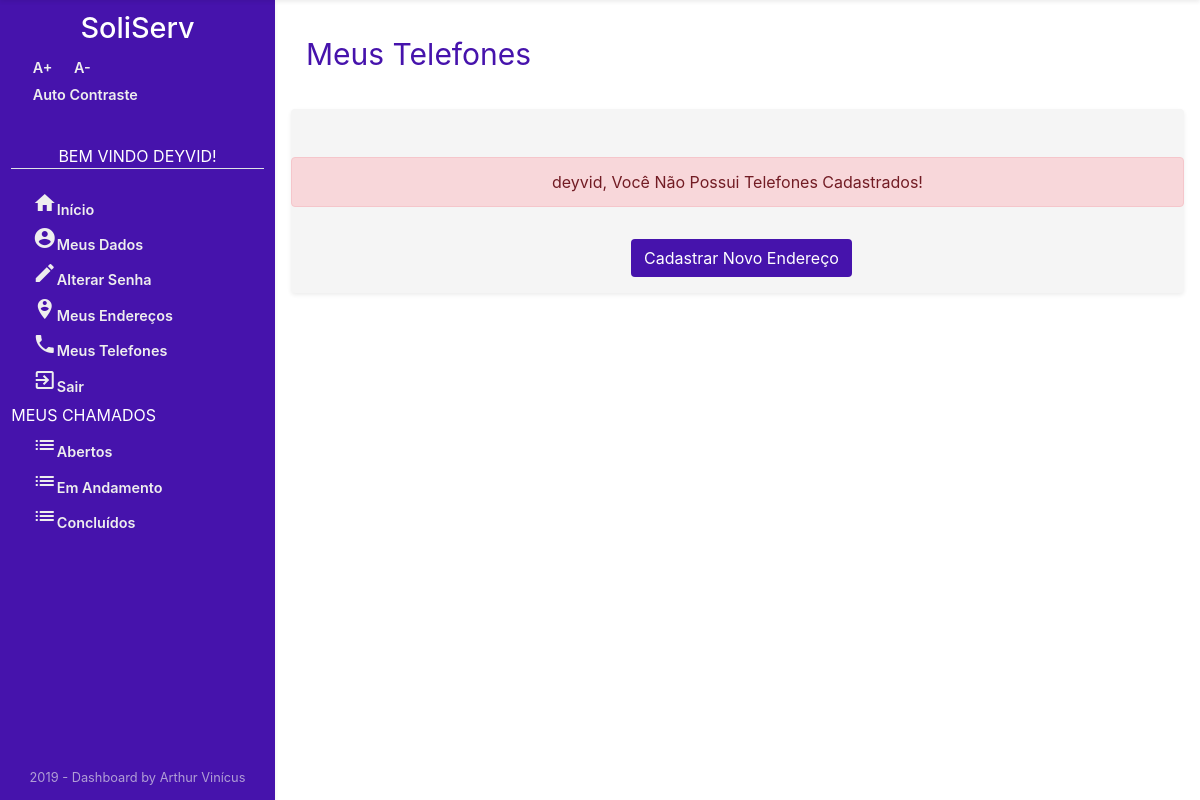
/Usuario/meusEnderecos/ (signed in), run on an earlier commit of the app's database.
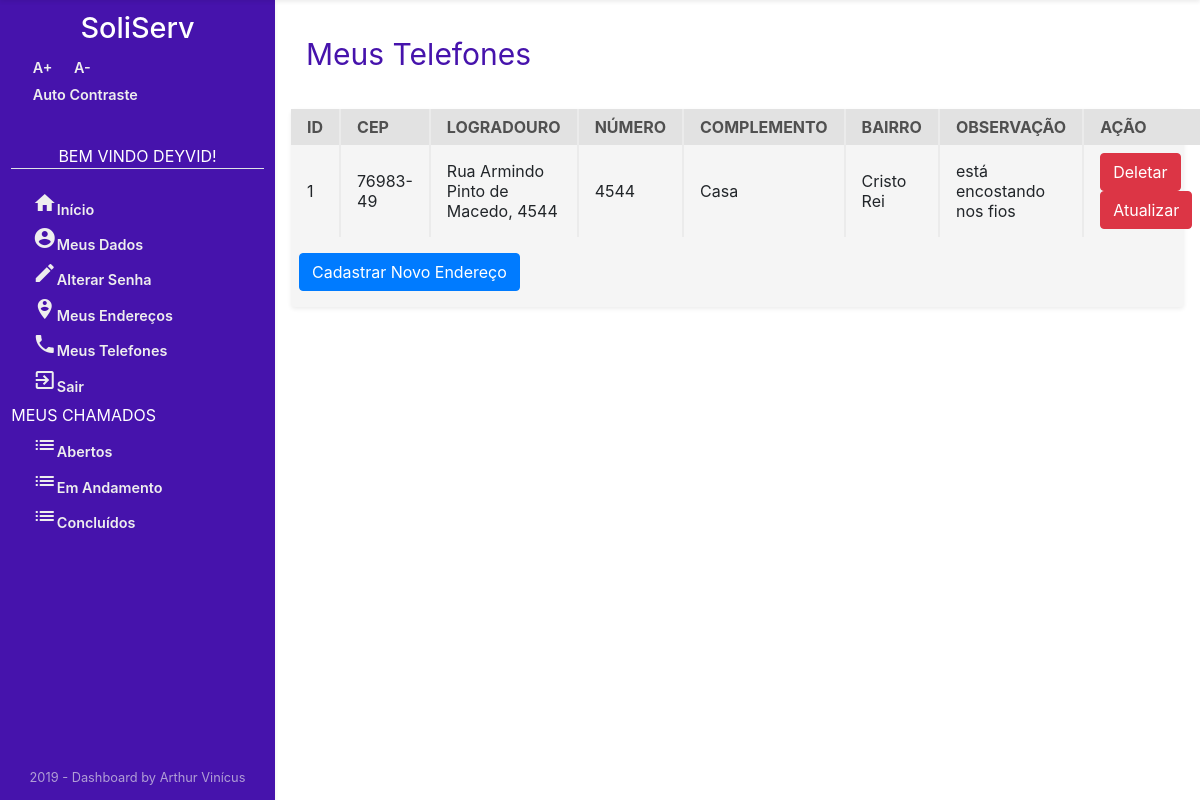
And on a later commit of the database.
### Usuario/models.py (models this page shows, shortened)
class Endereco(models.Model):
    cep = models.CharField('CEP', max_length=8)
    logradouro = models.CharField('LOGRADOURO', max_length=45)
    enderecoNumero = models.CharField('NÚMERO', max_length=11)
    complemento = models.CharField('COMPLEMENTO', max_length=45)
    bairro = models.CharField('BAIRRO', max_length=45)
    observacao = models.CharField('OBSERVAÇÃO', max_length=45)
    municipio = models.CharField('MUNICIPIO', max_length=45)
    estado = models.CharField('ESTADO', max_length=2)
    idPessoa = models.ForeignKey(
        User, on_delete=models.CASCADE, verbose_name="PESSOA")
    class Meta:
        verbose_name = "Endereco"
        verbose_name_plural = "Endereco"

### Usuario/views.py (the view)
# urls.py: path('meusEnderecos/', views.enderecosList, name='listaEnderecos'),
def enderecosList(request):
    enderecos_list = Endereco.objects.filter(idPessoa_id=request.user.id)
    context = {'enderecos_list': enderecos_list}
    return render(request, 'Usuario/enderecosList.html', context)

### Usuario/templates/Usuario/enderecosList.html (shortened to what this page needs)
{% extends "sistemaDeGestaoDeServicosPublicos/index1.html" %}
{% block centro %}
{% if user.is_authenticated %}
<div class="mt-3 container ">
    <p style="color: #4613ac; font-size: 30px;">Meus Telefones</p>
</div>
<div class="section-2">
    <div class="w-100 mt-3 mb-3 table-holder rounded shadow-sm">
        {% if enderecos_list %}
        <table>
            <tr>
                <th>ID</th>
                <th>CEP</th>
                <th>LOGRADOURO</th>
                <th>NÚMERO</th>
                <th>COMPLEMENTO</th>
                <th>BAIRRO</th>
                <th>OBSERVAÇÃO</th>
                <th>AÇÃO</th>
            </tr>
            {% for enderecos in enderecos_list %}
            <tr>
                <td>{{enderecos.id}}</td>
                <td>{{enderecos.cep}}</td>
                <td>{{enderecos.logradouro}}</td>
                <td>{{enderecos.enderecoNumero}}</td>
                <td>{{enderecos.complemento}} </td>
                <td>{{enderecos.bairro}}</td>
                <td>{{enderecos.observacao}}</td>
                <td>
                    <a class="btn btn-danger" href="{% url 'endereco_deletar' enderecos.id  %}" title="Excluir Endereco">
                        Deletar</a>
                    <a class="btn btn-danger" href="#"
                        title="Atualizar Telefone">Atualizar</a>
                </td>
            </tr>
            {% endfor %}
        </table>
        <a class="btn btn-primary  ml-2 mb-3 mt-3" href="{% url 'cadastroEndereco' %}"
            title="Cadastrar Endereço">Cadastrar Novo Endereço</a>
    </div>
    {% else %}
    <div class="text-center">
        <div class="alert alert-danger mt-5">
            {{ user.first_name }}, Você Não Possui Telefones Cadastrados!
        </div>
        <a class="btn  ml-2 mb-3 mt-3" style="background-color: #4613ac; color: white;" href="{% url 'cadastroEndereco' %}" title="Cadastrar Telefone">Cadastrar
            Novo Endereço</a>
    </div>
    {% endif %}
    {% endif %}
    {% endblock %}

### templates/sistemaDeGestaoDeServicosPublicos/index1.html (shortened to what this page needs)
<!DOCTYPE html>
<html lang="pt-br">
{% load staticfiles %}
<head>
    <link rel="stylesheet" href="https://stackpath.bootstrapcdn.com/bootstrap/4.3.1/css/bootstrap.min.css">
    <link href="https://unpkg.com/material-components-web@latest/dist/material-components-web.min.css" rel="stylesheet">
    <link rel="stylesheet" href="{% static 'css/dashboard-itens.css' %}">
    <link rel="stylesheet" href="{% static 'css/style.css' %}">
    <link rel="stylesheet" href="{% static 'css/zocial.css' %}">
</head>
<body class="acessibilidade" onresize="verificaSide()">
    <main class="main">
        <div class="sidebar shadow-sm" id="sidebar">
            <h1>SoliServ</h1>
            <div class="AcessibilidadeFontes">
                <a onClick="fonte('a');" title="Aumentar Tamanho da Fonte" href="#">A+</a>
                <a onClick="fonte('d');" title="Diminuir Tamanho da Fonte" href="#">A-</a>
            </div>
            {% if user.is_authenticated %}
            <a href="#altocontraste" id="altocontraste" accesskey="3" title="Auto Contraste" onclick="window.toggleContrast()" onkeydown="window.toggleContrast()">Auto
                Contraste</a> {% else %}
            <a class="border-bottom" href="#altocontraste" id="altocontraste" accesskey="3" title="Auto Contraste" onclick="window.toggleContrast()" onkeydown="window.toggleContrast()">Auto
                Contraste</a> {% endif %} {% if user.is_authenticated %}
            <nav>
                <p class="border-bottom text-center naoMostrarMouse">Bem Vindo {{ user.first_name }}!</p>
                <a href="{% url 'index' %}" title="Página Inicial"><i class="material-icons mt-3">home</i>Início</a>
                <a href="{% url 'meusDados' %}" title="Meus Dados"><i class="material-icons"> account_circle</i>Meus Dados</a>
                <a href="{% url 'password_change' %}" title="Alterar Minha Senha"><i
                        class="material-icons">edit</i>Alterar Senha</a>
                <a href="{% url 'listaEnderecos' %}" title="Meus Endereços"><i class="material-icons">person_pin_circle</i>Meus Endereços</a>
                <a href="{% url 'listaTelefones' %}" title="Meus Telefones"><i class="material-icons">phone</i>Meus Telefones</a>
                <a href="{% url 'logout' %}" title="Log-out"><i class="material-icons">exit_to_app</i>Sair</a>
                <p class="naoMostrarMouse">Meus Chamados</p>
                <a href="/" title="Chamados Em Aberto"><i class="material-icons">list</i>Abertos</a>
                <a href="/" title="Chamados Em Andamento "><i class="material-icons">list</i>Em Andamento</a>
                <a href="/" title="Chamados Concluídos"><i class="material-icons">list</i>Concluídos</a>
            </nav>
            {% endif %}
            <p class="credit m-0">2019 - Dashboard by Arthur Vinícus</p>
        </div>
        <div class="content d-flex flex-column" id="content">
            <div >
                {% block centro%} {% endblock %}
            </div>
        </div>
    </main>
</body>
</html>

What changed in the data, as far as the page shows it:
added Endereco: id "1", cep "76983-49", logradouro "Rua Armindo Pinto de Macedo, 4544", enderecoNumero "4544", complemento "Casa", bairro "Cristo Rei", observacao "está encostando nos fios"
Also different on the page:
{{ user.first_name }}: "deyvid" → (not shown)
text no longer shown: ", Você Não Possui Telefones Cadastrados!"
text now shown: "ID CEP LOGRADOURO NÚMERO COMPLEMENTO BAIRRO OBSERVAÇÃO AÇÃO"
